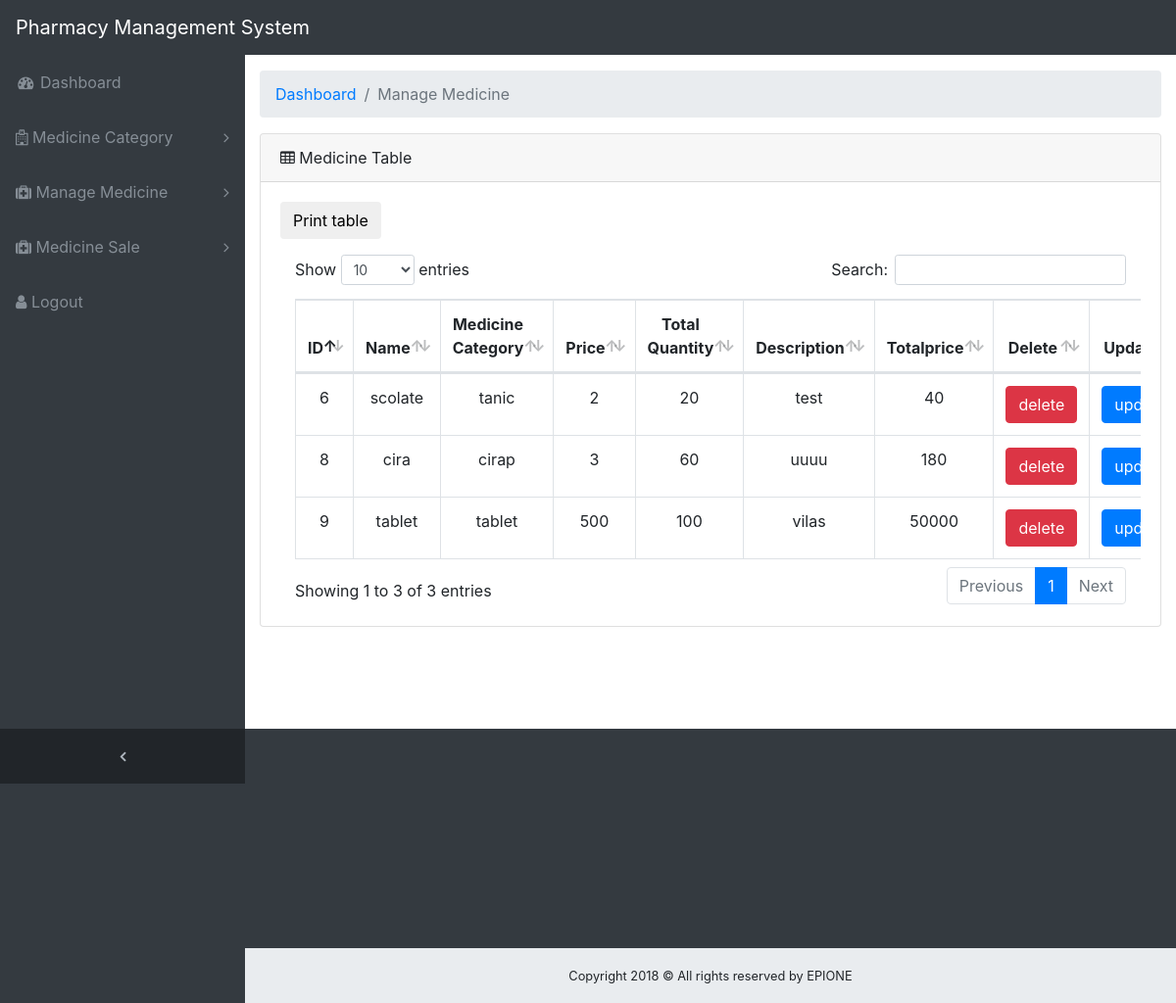
The page /managemedicines.php (signed in) on the database its author committed.
### tables this page shows
CREATE TABLE `add_medicine2` (
  `id` int(30) NOT NULL,
  `name` varchar(255) NOT NULL,
  `category` varchar(255) NOT NULL,
  `price` varchar(255) NOT NULL,
  `totalquantity` varchar(255) NOT NULL,
  `description` varchar(255) NOT NULL
);

### managemedicines.php (the view, shortened to what this page needs)
<?php
require("include/connection.php");
$query=" SELECT *
FROM add_medicine2
ORDER BY id ASC ";
$result=mysqli_query($con,$query);
?>
<?php include('include/header.php') ?>
  <?php
  include ("include/navbar.php");
  ?>
  <div class="content-wrapper">
    <div class="container-fluid">
      <ol class="breadcrumb">
        <li class="breadcrumb-item">
          <a href="dashboard.php">Dashboard</a>
        </li>
        <li class="breadcrumb-item active">Manage Medicine</li>
      </ol>
      <div class="card mb-3">
        <div class="card-header">
          <i class="fa fa-table"></i> Medicine Table</div>
        <div class="card-body">
          <div class="table-responsive">
            <table class="table table-bordered" id="dataTable" width="100%" cellspacing="0" cellpadding="0">
            <p><button class="btn">Print table</button></p>
              <thead>
                <tr class="text-center">
                  <th>ID</th>
                  <th>Name</th>
                  <th>Medicine Category</th>
                  <th>Price</th>
                  <th>Total Quantity</th>
                  <th>Description</th>
                    <th>Totalprice</th>
                  <th>Delete</th>
               <th>Update</th>
                </tr>
              </thead>
              <tbody>
              <?php
while($res=mysqli_fetch_assoc($result)) {
  ?>
	<tr class="text-center">
	<td><?php echo $res['id']?></td>
  <td><?php echo $res['name']?></td>
  <td><?php echo $res['category']?></td>
  <td><?php echo $res['price']?></td>
  <td><?php echo $res['totalquantity']?></td>
  <td><?php echo $res['description']?></td>
  <td><?php echo $res['price'] * $res['totalquantity']?></td>
   <td><button class='btn btn-danger'><a href='delete.php?id=<?php echo $res['id'];?>' class='text-white'>delete</a></button></td>
     <td><button class='btn btn-primary'><a href='update.php?id=<?php echo $res['id'];?>' class='text-white'>update</a></button></td>
</tr>
<?php
}
 	?>
              </tbody>
            </table>
          </div>
        </div>
      </div>
    </div>
   <?php include('include/footer.php') ?>

### css/sb-admin.css (style rules this page uses)
html { position: relative; min-height: 100%; }
body { overflow-x: hidden; }
body.sticky-footer { margin-bottom: 56px; }
body.sticky-footer .content-wrapper { min-height: calc(100vh - 56px - 56px); }
body.fixed-nav { padding-top: 56px; }
.content-wrapper { min-height: calc(100vh - 56px); padding-top: 1rem; }
.content-wrapper { overflow-x: hidden; background: white; }
@media (min-width: 992px) { .content-wrapper { margin-left: 250px; } }

### rows shown on the page
add_medicine2: id "6", name "scolate", category "tanic", price "2", totalquantity "20", description "test", $res['price'] * $res['totalquantity'] "40"
add_medicine2: id "8", name "cira", category "cirap", price "3", totalquantity "60", description "uuuu", $res['price'] * $res['totalquantity'] "180"
add_medicine2: id "9", name "tablet", category "tablet", price "500", totalquantity "100", description "vilas", $res['price'] * $res['totalquantity'] "50000"
